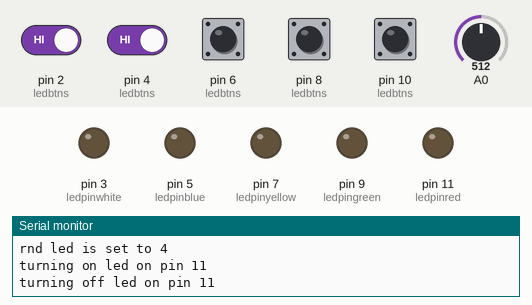
Recording of a sketch running on a simulated Arduino Uno, built with avr-gcc and run on an emulated ATmega328P. Shown: output pins drawn as LEDs (lit = HIGH), the last lines printed to the serial monitor. Dashed ring = blinking. The test bench sets the inputs (shaded band); at power-on: pin 2 (ledbtns), pin 4 (ledbtns), pin 6 (ledbtns), pin 8 (ledbtns), pin 10 (ledbtns) HIGH, A0 = 512. Random numbers use the default seed unless the sketch sets one.

Above: at 7.5 s.
7.6 s: pin 2 (ledbtns) driven LOW and pin 4 (ledbtns) driven LOW
At 8.7 s:
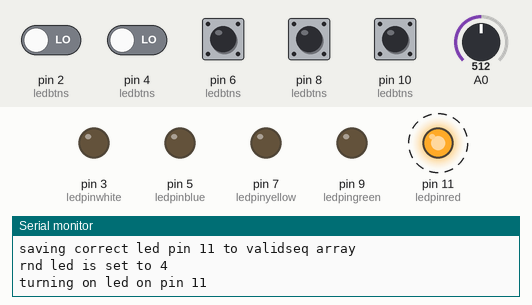
10.6 s: pin 2 (ledbtns) driven HIGH
At 12.1 s:
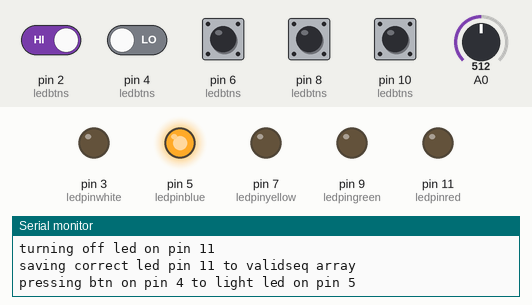
12.4 s: pin 4 (ledbtns) driven HIGH
At 17.2 s:
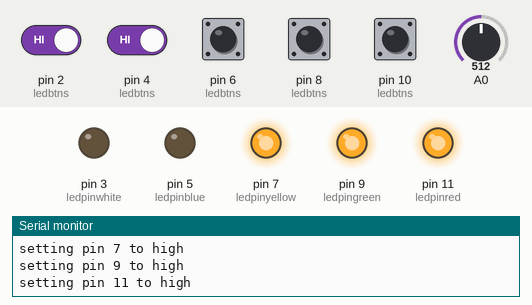
Timing chart, 0 to 21.4 s (numbered marks = the images above; inputs shaded):
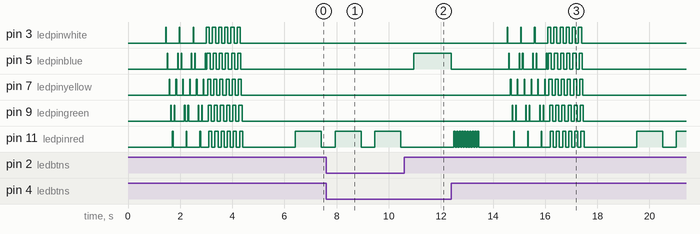

The sketch:

memory-game.ino
```cpp
// pins for the buttns
int ledbtnwhite   = 2;
int ledbtnblue    = 4;
int ledbtnyellow  = 6;
int ledbtngreen   = 8;
int ledbtnred     = 10;
int ledbtns[]     = { ledbtnwhite, ledbtnblue, ledbtnyellow, ledbtngreen, ledbtnred };
int ledbtnscount  = 5;

// pins for controlling the leds
int ledpinwhite   = 3;
int ledpinblue    = 5;
int ledpinyellow  = 7;
int ledpingreen   = 9;
int ledpinred     = 11;
int ledpins[]     = { ledpinwhite, ledpinblue, ledpinyellow, ledpingreen, ledpinred };
int ledpinscount  = 5;

// global variables
int  btnpinpressed = 0;
int  ledstolight   = 3;
int  gamepincnt = 0;
bool btnpressed    = false;
bool gamestarted   = false;
int validseqlength = 255;
int validseq[255];

// setup function will set correct pinmode on pins
// and play the led initial sequence
void setup() {
  delay(1000);
  Serial.begin(9600);
  Serial.println("= = = = = = = ");
  Serial.println("start of setup");

  for (int pin = 0; pin < ledpinscount; pin++) {
    Serial.print("setting pinmode output on pin ");
    Serial.println(ledpins[pin]);
    pinMode(ledpins[pin], OUTPUT);
  }

  for (int pin = 0; pin < ledbtnscount; pin++) {
    Serial.print("setting pinmode input_pullup on pin ");
    Serial.println(ledbtns[pin]);
    pinMode(ledbtns[pin], INPUT_PULLUP);
  }

  init_seq(5, 3);
}

// init_seq will flash leds back and forth in a nice sequence
// and blink them all to visualize that the game is starting
void init_seq(int pace, int reps){
  Serial.print("starting init sequence with pace "); Serial.print(pace); Serial.print("ms and "); Serial.print(reps);Serial.println(" repetitions");

  for (int rep = 0; rep < reps; rep++){
    for (int pin = 0; pin < ledpinscount; pin++) {
      Serial.print("pin iterator = "); Serial.print(pin); Serial.print(", setting pin "); Serial.print(ledpins[pin]); Serial.println(" to high");
      digitalWrite(ledpins[pin], HIGH);
      delay(pace);
      Serial.print("setting pin "); Serial.print(ledpins[pin]); Serial.println(" to low");
      digitalWrite(ledpins[pin], LOW);
    }

    for (int pin = ledpinscount-2; pin >= 1; pin--) {
      Serial.print("pin iterator = "); Serial.print(pin); Serial.print(", setting pin "); Serial.print(ledpins[pin]); Serial.println(" to high");
      digitalWrite(ledpins[pin], HIGH);
      delay(pace);
      Serial.print("setting pin "); Serial.print(ledpins[pin]); Serial.println(" to low");
      digitalWrite(ledpins[pin], LOW);
    }
  }

  for (int i = 0; i < reps*2; i++){
    turn_on_all_leds();
    delay(pace);
    turn_off_all_leds();
  }

  delay(2000);
}

// wrapper function to set defined pin high
void turn_on_led_on_pin(int pin){
  Serial.print("turning on led on pin "); Serial.println(pin);
  digitalWrite(pin, HIGH);
}

// wrapper function to set defined pin low
void turn_off_led_on_pin(int pin){
  Serial.print("turning off led on pin "); Serial.println(pin);
  digitalWrite(pin, LOW);
}

// wrapper function to set all led-pins high
void turn_on_all_leds(){
  for (int pin = 0; pin < ledpinscount; pin++) {
    Serial.print("setting pin "); Serial.print(ledpins[pin]); Serial.println(" to high");
    digitalWrite(ledpins[pin], HIGH);
  }
}

// wrapper function to set all led-pins low
void turn_off_all_leds(){
  for (int pin = 0; pin < ledpinscount; pin++) {
    Serial.print("setting pin "); Serial.print(ledpins[pin]); Serial.println(" to low");
    digitalWrite(ledpins[pin], LOW);
  }
}

// function called on button press
void btn_pressed(int pin){
  btnpressed       = true;
  btnpinpressed    = pin;
  int pin_to_light = pin+1;

  digitalWrite(pin_to_light,HIGH);
  Serial.print("pressing btn on pin "); Serial.print(pin);
  Serial.print(" to light led on pin "); Serial.println(pin_to_light);
}

// function called when button is released
void btn_released(int pin){
  btnpressed          = false;
  btnpinpressed       = 0;
  int ledpin_to_turn_off = pin+1;

  digitalWrite(ledpin_to_turn_off,LOW);
  Serial.print("releasing btn on pin "); Serial.print(pin);
  Serial.print(" to turn off led on pin "); Serial.println(ledpin_to_turn_off);

  chk_if_correct_pin_is_pressed(ledpin_to_turn_off);
}

// function to check if we actually pressed the correct
// button according to our game
void chk_if_correct_pin_is_pressed(int pin){
   Serial.print("checking if correct button is pressed, gamepinctn is set to "); Serial.println(gamepincnt);

  if (validseq[gamepincnt] == pin){
    Serial.print("correct button pin pressed "); Serial.println(pin);
    gamepincnt++;
  }else{
    Serial.print("wrong button pin pressed, "); Serial.print(pin);Serial.print(" is not the same as ");Serial.println(validseq[gamepincnt]);
    reset_game();
  }
}

// function called to reset game when user input was wrong
void reset_game(){

  // flash the red light to indicate that the user pressed the wrong button
  for (int i = 0; i < 10; i++){
    digitalWrite(ledpins[4], HIGH);
    delay(50);
    digitalWrite(ledpins[4], LOW);
    delay(50);
  }
  delay(1000);

  // reset global variables
  gamepincnt  = 0;
  ledstolight = 3;
  for (int i; i < validseqlength; i++){
    validseq[i] = 0;
  }

  // run init sequence and initalize a new game
  init_seq(5, 3);
  init_game(ledstolight);
}

// function used to initialize game, called for every turn with
// the number of leds to light up (will be increased for every turn by +1)
void init_game(int ledstolight){

  Serial.print("game init with "); Serial.print(ledstolight); Serial.println(" leds to light");

  // seed the random generator and get a random number
  randomSeed(analogRead(0));
  int rnd = random(ledpinscount);

  // for each led we should light up
  for (int i = 0; i < ledstolight; i++){
    Serial.print("rnd led is set to ");Serial.println(rnd);

    // blink the selected random led
    turn_on_led_on_pin(ledpins[rnd]);
    delay(1000);
    turn_off_led_on_pin(ledpins[rnd]);
    delay(500);

    // save that led to our global array so we can check when the user
    // presses if it was correct or not
    validseq[i] = ledpins[rnd];
    Serial.print("saving correct led pin ");Serial.print(validseq[i]);Serial.println(" to validseq array");

    // generate new random number
    rnd = random(ledpinscount);
  }

  // game state variable
  gamestarted = true;
}


void loop() {

  // loop btn inputs and act on presses / releases
  for (int pin = 0; pin < ledbtnscount; pin++){
    if (digitalRead(ledbtns[pin]) == LOW && btnpressed == false){
      btn_pressed(ledbtns[pin]);
    }
    if (digitalRead(btnpinpressed) == HIGH && btnpressed == true){
      btn_released(btnpinpressed);
    }
  }

  // start game if not alreade started
  if (gamestarted == false){
    init_game(ledstolight);
  }else{
    // if we get here, and we have pressed the correct buttons
    // equal to the leds we should have lightened up, it means
    // that we passed this level
    if (gamepincnt == ledstolight){
      Serial.print("new level");
      gamepincnt = 0;
      ledstolight++;
      init_seq(2, 1);
      init_game(ledstolight);
    }
  }
}
```

Measured:
- after the input at 10.6 s, pin 5 (ledpinblue): LOW → HIGH after 0.37 s
- after the input at 12.4 s, pin 3 (ledpinwhite): goes 3 × (HIGH 0.02 s, LOW 0.50 s), 5 × (HIGH 0.12 s, LOW 0.12 s), HIGH 0.12 s, then LOW, starting after 2.1 s; pin 7 (ledpinyellow): goes 5 × (HIGH 0.02 s, LOW 0.24 s), HIGH 0.02 s, 6 × (LOW 0.14 s, HIGH 0.12 s), then LOW, starting after 2.3 s
